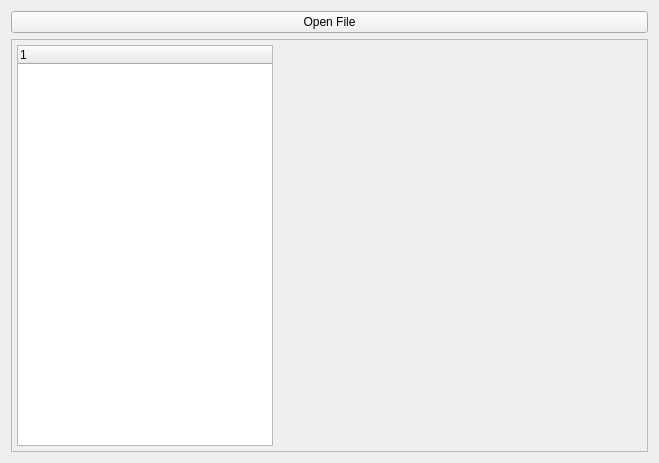
<?xml version="1.0" encoding="UTF-8"?>
<ui version="4.0">
 <class>CurveWindow</class>
 <widget class="QMainWindow" name="CurveWindow">
  <property name="geometry">
   <rect>
    <x>0</x>
    <y>0</y>
    <width>659</width>
    <height>463</height>
   </rect>
  </property>
  <property name="windowTitle">
   <string>Curve</string>
  </property>
  <widget class="QWidget" name="centralWidget">
   <layout class="QGridLayout" name="gridLayout">
    <item row="1" column="0">
     <widget class="QFrame" name="plotFrame">
      <property name="frameShape">
       <enum>QFrame::StyledPanel</enum>
      </property>
      <property name="frameShadow">
       <enum>QFrame::Plain</enum>
      </property>
      <layout class="QHBoxLayout" name="horizontalLayout">
       <property name="leftMargin">
        <number>0</number>
       </property>
       <property name="topMargin">
        <number>0</number>
       </property>
       <property name="rightMargin">
        <number>0</number>
       </property>
       <property name="bottomMargin">
        <number>0</number>
       </property>
       <item>
        <layout class="QVBoxLayout" name="leftBar">
         <property name="leftMargin">
          <number>5</number>
         </property>
         <property name="topMargin">
          <number>5</number>
         </property>
         <property name="rightMargin">
          <number>5</number>
         </property>
         <property name="bottomMargin">
          <number>5</number>
         </property>
         <item>
          <widget class="Tree" name="tree">
           <property name="sizePolicy">
            <sizepolicy hsizetype="Minimum" vsizetype="Preferred">
             <horstretch>0</horstretch>
             <verstretch>0</verstretch>
            </sizepolicy>
           </property>
           <column>
            <property name="text">
             <string notr="true">1</string>
            </property>
           </column>
          </widget>
         </item>
        </layout>
       </item>
       <item>
        <widget class="Plot" name="plot" native="true">
         <property name="sizePolicy">
          <sizepolicy hsizetype="Expanding" vsizetype="Preferred">
           <horstretch>0</horstretch>
           <verstretch>0</verstretch>
          </sizepolicy>
         </property>
        </widget>
       </item>
      </layout>
     </widget>
    </item>
    <item row="0" column="0">
     <widget class="QPushButton" name="OpenFileButton">
      <property name="text">
       <string>Open File</string>
      </property>
     </widget>
    </item>
   </layout>
  </widget>
 </widget>
 <layoutdefault spacing="6" margin="11"/>
 <customwidgets>
  <customwidget>
   <class>Tree</class>
   <extends>QTreeWidget</extends>
   <header>tree.h</header>
  </customwidget>
  <customwidget>
   <class>Plot</class>
   <extends>QWidget</extends>
   <header>curve/plot.h</header>
  </customwidget>
 </customwidgets>
 <resources>
  <include location="curvewindow.qrc"/>
 </resources>
 <connections/>
</ui>
